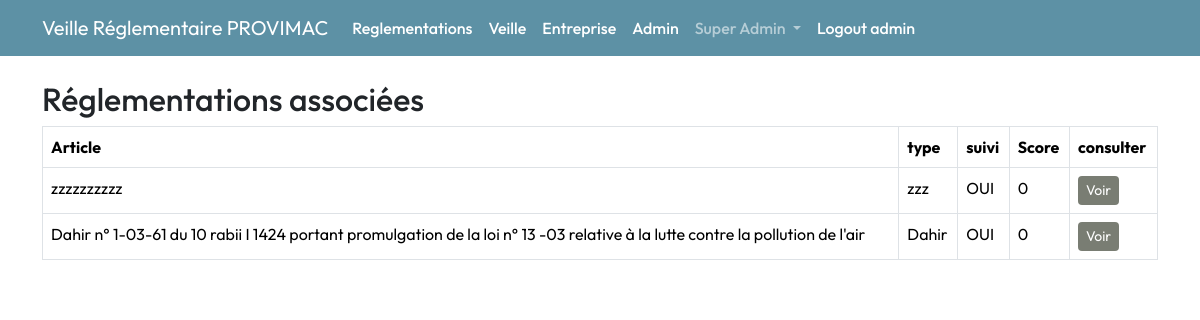
The app's page /veille/1 (signed in), older data.
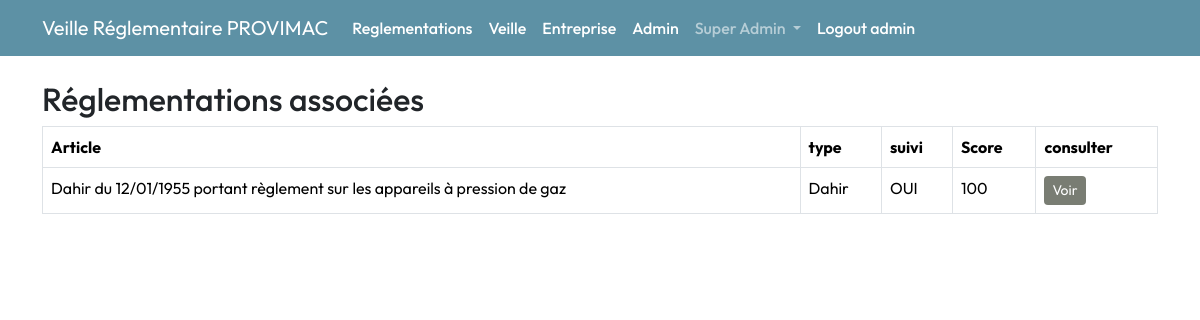
The same page, newer data.
### app/models.py (models this page shows, shortened)
class EntrepriseReglementation(db.Model):
    __tablename__ = 'entreprise_reglementation'
    id = db.Column(db.Integer, primary_key=True)
    entreprise_id = db.Column(db.Integer, db.ForeignKey('entreprise.id'), nullable=False)
    reglementation_id = db.Column(db.Integer, db.ForeignKey('reglementation.id'), nullable=False)
    suivi = db.Column(db.Boolean, default=True, nullable=False)  # Permet de savoir si l'entreprise suit cette réglementation
    score = db.Column(db.Integer, default=0, nullable=True)
    reglementation = db.relationship('Reglementation', backref='entreprises_associees')

class Reglementation(db.Model):
    __tablename__ = 'reglementation'
    id = db.Column(db.Integer, primary_key=True)
    titre = db.Column(db.String(200), nullable=False, unique=True)
    type_texte = db.Column(db.String(100), nullable=False)
    date_publication = db.Column(db.Date, nullable=False)
    date_derniere_mise_a_jour = db.Column(db.Date, nullable=True)
    source = db.Column(db.String(200), nullable=False)
    langue = db.Column(db.String(50), nullable=True)
    secteurs=db.relationship('ReglementationSecteur', back_populates='reglementation', lazy=True, cascade='all, delete-orphan')
    theme_id = db.Column(db.Integer, db.ForeignKey('theme.id'), nullable=False)
    sous_domaine_id = db.Column(db.Integer, db.ForeignKey('sous_domaine.id'), nullable=False)
    versions = db.relationship('VersionReglementation', backref='reglementation', lazy=True, cascade='all, delete-orphan')
    articles = db.relationship('Article', backref='reglementation', lazy=True, cascade='all, delete-orphan')

### app/routes/entreprise.py (the view)
@bp.route('/veille/<int:entreprise_id>', methods=['GET'])
@login_required
def afficher_veille(entreprise_id):
    entreprise = Entreprise.query.filter_by(id=entreprise_id).first_or_404()
    return render_template(
        'veille/veille.html',
        entreprise=entreprise,
    )

### app/templates/veille/veille.html
{% extends "layout.html" %}
{% block content %}
    <h2 class="mt-2">Réglementations associées</h2>
    <table class="table table-bordered mt-2">
        <thead>
            <tr>
                <th>Article</th>
                <th>type</th>
                <th>suivi</th>
                <th>Score</th>
                <th>consulter</th>
            </tr>
        </thead>
        <tbody>
            {% for entreprise_reglementation in entreprise.reglementations %}
            {% if entreprise_reglementation.suivi %}
            <tr>
                <td>{{ entreprise_reglementation.reglementation.titre }}</td>
                <td>{{ entreprise_reglementation.reglementation.type_texte }}</td>
                <td>{{ "OUI" if entreprise_reglementation.suivi  else "Non" }}</td>
                <td>{{ entreprise_reglementation.score }}</td>
                <td>
                    <a href="{{ url_for('evaluation.afficher_evaluations', entreprise_id=entreprise.id,reglementation_id = entreprise_reglementation.reglementation.id ) }}"
                        class="btn btn-primary btn-sm">Voir</a>
                </td>
            </tr>
            {% endif %}
            {% endfor %}
        </tbody>
    </table>
</div>
{% endblock %}

Row changes from the older to the newer data that the page shows:
removed EntrepriseReglementation: reglementation.titre "Dahir n° 1-03-61 du 10 rabii I 1424 portant promulgation de la loi n° 13 -03 relative à la lutte contre la pollution de l'air", reglementation.type_texte "Dahir", suivi "OUI", score "0"
changed EntrepriseReglementation "OUI": reglementation.titre "zzzzzzzzzz" → "Dahir du 12/01/1955 portant règlement sur les appareils à pression de gaz"; reglementation.type_texte "zzz" → "Dahir"; score "0" → "100"
